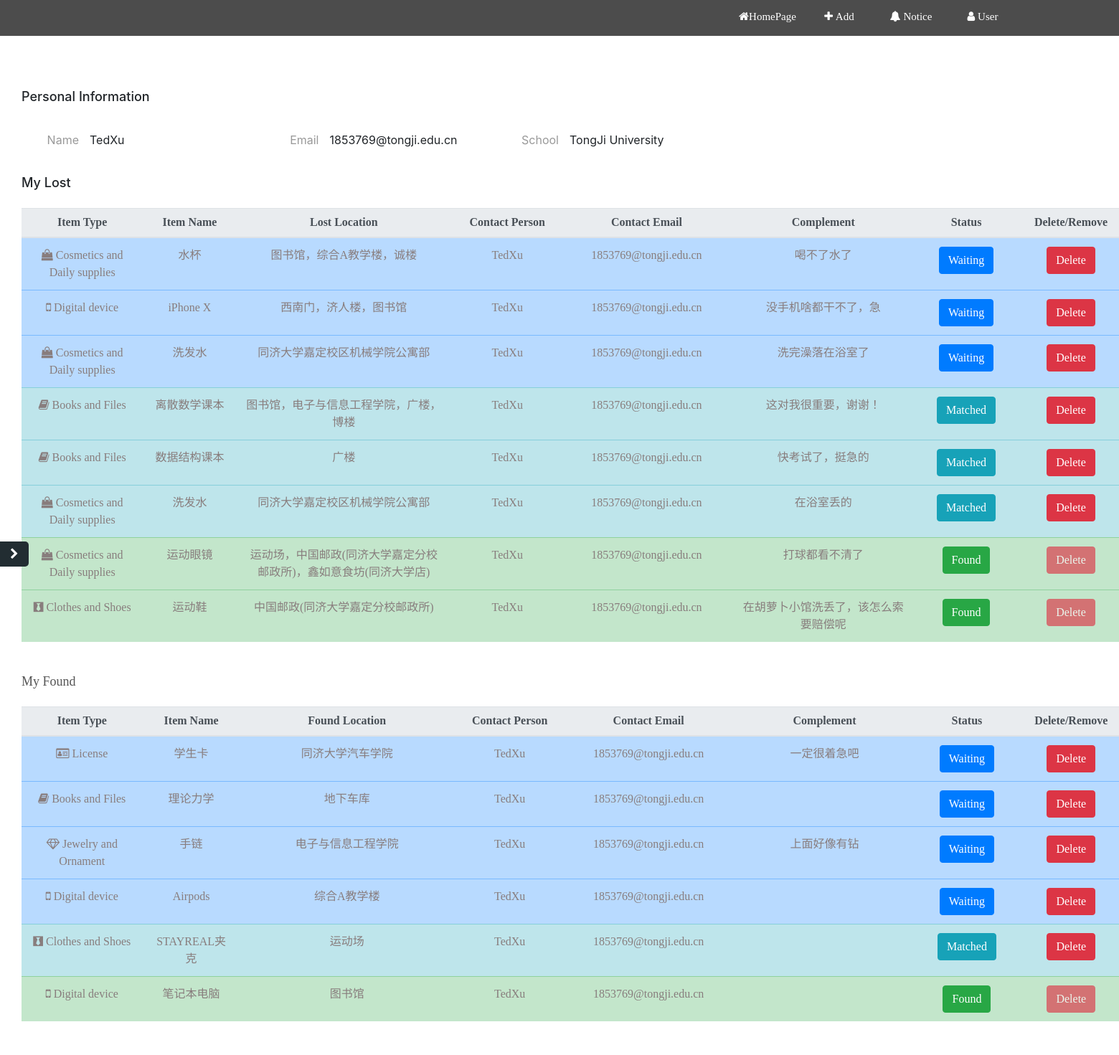
Screenshot of /personal_page (signed in) with the database file from the repository.
### app.py (models this page shows, shortened)
class Student(db.Model):
    id = db.Column(db.Integer, primary_key=True)
    name = db.Column(db.String(20))
    emailAddress = db.Column(db.String(40), unique=True)
    password = db.Column(db.String(20))
    lostThings = db.relationship('LostThing')
    pickThings = db.relationship('PickThing')

class LostThing(db.Model):
    __tablename__ = 'lostThing'
    id = db.Column(db.Integer, primary_key=True)
    type = db.Column(db.Integer)
    name = db.Column(db.String(20))
    lostDate = db.Column(db.Date)
    contactPerson = db.Column(db.String(20))
    contactEmail = db.Column(db.String(40))
    location = db.Column(db.String(200))
    complement = db.Column(db.String(100))
    status = db.Column(db.Integer)  # 0 for waiting; 1 for matched; 2 for found
    lostStudent_id = db.Column(db.Integer, db.ForeignKey('student.id'))
    match_pick_things = db.relationship('PickThing',
                                   secondary=match_table,
                                   back_populates='match_lost_things')
    confirm_pick_thing_id = db.Column(db.Integer)

class PickThing(db.Model):
    __tablename__ = 'pickThing'
    id = db.Column(db.Integer, primary_key=True)
    type = db.Column(db.Integer)
    name = db.Column(db.String(20))
    pickDate = db.Column(db.Date)
    contactPerson = db.Column(db.String(20))
    contactEmail = db.Column(db.String(40))
    location = db.Column(db.Integer)
    complement = db.Column(db.String(100))
    status = db.Column(db.Integer)  # 0 for waiting; 1 for matched; 2 for found
    pickStudent_id = db.Column(db.Integer, db.ForeignKey('student.id'))
    match_lost_things = db.relationship('LostThing',
                                        secondary=match_table,
                                        back_populates='match_pick_things')
    confirm_lost_thing_id = db.Column(db.Integer)

### app.py (the view)
@app.route('/personal_page')
def personal_page():
    if (not check_login()):
        return redirect(url_for('login'))
    student = Student.query.get(session['login_user'])
    personal_lost_things = student.lostThings
    personal_lost_things.sort(key=lambda thing:(thing.status, thing.id))
    personal_pick_things = student.pickThings
    personal_pick_things.sort(key=lambda thing: (thing.status, thing.id))
    return render_template('personal_page.html',
                           student=student,
                           personal_lost_things=personal_lost_things,
                           personal_pick_things=personal_pick_things,
                           convert_type=convert_type,
                           convert_location_to_txt=convert_location_to_txt,
                           str=str)

### app.py (called while the page is built)
def convert_type(num_type):
    type_dict = {1: 'License', 2: 'Digital device', 3: 'Jewelry and Ornament', 4: 'Cosmetics and Daily supplies', 5: 'Clothes and Shoes', 6: 'Books and Files'}
    return type_dict[num_type]

def convert_location_to_txt(location):
    locations = location.split(',')
    locations = [location.split('-')[-3] if len(location.split('-')) >= 3 else location.split('-')[-1]
                 for location in locations]
    return '，'.join(locations)

def check_login():
    if 'logged_in' not in session or not Student.query.get(session['login_user']):
        app.logger.info('fuck')
        return 0
    else:
        app.logger.info('shit')
        return 1

### templates/personal_page.html (shortened to what this page needs)
<!DOCTYPE html>
<html>
<head>
	<link href="../static/css/bootstrap.css" rel="stylesheet">
	<link rel="stylesheet" href="../static/css/font-awesome.css">
	<link href="../static/css/style1.css" rel="stylesheet">
</head>
<body>
	<div class="aside">
		<div class="keybtn">
			<i class="fa fa-chevron-right" aria-hidden="true"></i>
		</div>
	</div>
	<div class="topside">
		<div class="iconbox ic1 mr30"><i class="fa fa-user" aria-hidden="true" style="font-size: 15px;"> User</i>
		</div>
		<div class="iconbox ic2"><A href="{{ url_for('personal_page') }}"><i class="fa fa-bell" style="font-size: 15px;"> Notice</i></A></div>
		<div class="iconbox ic1 mr20"><i class="fa fa-plus" style="font-size: 15px;"> Add</i>
		</div>
		<div class="iconbox ic2"><A href="{{ url_for('index') }}"><i class="fa fa-home" style="font-size: 15px;">HomePage</i></A></div>
	</div>
	<div class="w-auto">
		<div class="main" style="width: 1600px;">
			<h3 class="tit">
				<span id="A0">Personal Information</span>
			</h3>
			<div class="content c1">
				<div class="hang"><span class="name">Name</span><span class="value">{{ student.name }}</span></div>
				<div class="hang"><span class="name">Email</span><span class="value">{{ student.emailAddress }}</span></div>
				<div class="hang"><span class="name">School</span><span class="value">TongJi University</span></div>
			</div>
			<h3 class="tit">
				<span id="A1">My Lost</span>
			</h3>
			<div class="box-content">
				<div class="box-content">
				<div class="box-content profile">
					<table class="table">
						<thead class="text-center thead-light">
							<tr>
								<th style="width: 130px;">Item Type</th>
								<th style="width: 100px;">Item Name</th>
								<th style="width: 230px;">Lost Location</th>
								<th style="width: 120px;">Contact Person</th>
								<th style="width: 150px;">Contact Email</th>
								<th style="width: 200px;">Complement</th>
								<th style="width: 100px;">Status</th>
								<th style="width: 100px;">Delete/Remove</th>
							</tr>
						</thead>
						<tbody class="text-center">
							{% for lost_thing in personal_lost_things %}
							<tr	id="lost_thing{{ lost_thing.id }}"
								{% if lost_thing.status == 0 %}
								class="table-primary"
								{% elif lost_thing.status == 1 %}
								class="table-info"
								{% else %}
							 	class="table-success"
								{% endif %}>
								<td>
									<i class="fa fa-
									{% if lost_thing.type == 1 %}
									fa-id-card-o
									{% elif lost_thing.type == 2 %}
									fa-mobile-phone
									{% elif lost_thing.type == 3 %}
									fa-diamond
									{% elif lost_thing.type == 4 %}
									fa-shopping-bag
									{% elif lost_thing.type == 5 %}
									fa-black-tie
									{% elif lost_thing.type == 6 %}
									fa-book
									{% endif %}
										">
									</i>
									{{ convert_type(lost_thing.type) }}
								</td>
								<td>{{ lost_thing.name }}</td>
								<td>{{ convert_location_to_txt(lost_thing.location) }}</td>
								<td>{{ lost_thing.contactPerson }}</td>
								<td>{{ lost_thing.contactEmail }}</td>
								<td>{{ lost_thing.complement }}</td>
								<td>
									{% if lost_thing.status == 0 %}
									<button type="button" class="btn btn-primary"
											data-toggle="popover"
											data-content="Sorry, we're trying to find it">
										Waiting
									</button>
									{% elif lost_thing.status == 1 %}
									<button class="btn btn-info"
											id="lost_thing{{ lost_thing.id }}"
											data-toggle="popover"
											data-content="Look down for more information">
										Matched
									</button>
									{% elif lost_thing.status == 2 %}
									<button class="btn btn-success"
											id="lost_thing{{ lost_thing.id }}"
											data-toggle="popover"
											data-content="Look down for more information">
										Found
									</button>
									{% endif %}
								</td>
								<td>
									<a href="{{ url_for('drop_lost_thing', id=lost_thing.id) }}">
										<button class="btn btn-danger"
												{% if lost_thing.status == 2 %}
												disabled="disabled"
												{% endif %}>
											Delete
										</button>
									</a>
								</td>
							</tr>
							{% endfor %}
						</tbody>
					</table>
				</div>
			</div>
			<h3 class="tit">
				<span id="A2">My Found</span>
			</h3>
			<div class="box-content">
				<div class="box-content profile">
					<table class="table">
						<thead class="text-center thead-light">
							<tr>
								<th style="width: 130px;">Item Type</th>
								<th style="width: 100px;">Item Name</th>
								<th style="width: 230px;">Found Location</th>
								<th style="width: 120px;">Contact Person</th>
								<th style="width: 150px;">Contact Email</th>
								<th style="width: 200px;">Complement</th>
								<th style="width: 100px;">Status</th>
								<th style="width: 100px;">Delete/Remove</th>
							</tr>
						</thead>
						<tbody class="text-center">
							{% for pick_thing in personal_pick_things %}
							<tr id="pick_thing{{ pick_thing.id }}"
								{% if pick_thing.status == 0 %}
								class="table-primary"
								{% elif pick_thing.status == 1 %}
								class="table-info"
								{% else %}
							 	class="table-success"
								{% endif %}>
								<td>
									<i class="fa fa-
									{% if pick_thing.type == 1 %}
									fa-id-card-o
									{% elif pick_thing.type == 2 %}
									fa-mobile-phone
									{% elif pick_thing.type == 3 %}
									fa-diamond
									{% elif pick_thing.type == 4 %}
									fa-shopping-bag
									{% elif pick_thing.type == 5 %}
									fa-black-tie
									{% elif pick_thing.type == 6 %}
									fa-book
									{% endif %}
										">
									</i>
									{{ convert_type(pick_thing.type) }}
								</td>
								<td>{{ pick_thing.name }}</td>
								<td>{{ convert_location_to_txt(pick_thing.location) }}</td>
								<td>{{ pick_thing.contactPerson }}</td>
								<td>{{ pick_thing.contactEmail }}</td>
								<td>{{ pick_thing.complement }}</td>
								<td>
									{% if pick_thing.status == 0 %}
									<button type="button" class="btn btn-primary"
											data-toggle="popover"
											data-content="Sorry, we're trying to find it">
										Waiting
									</button>
									{% elif pick_thing.status == 1 %}
									<button class="btn btn-info"
											id="pick_thing{{ pick_thing.id }}"
											data-toggle="popover"
											data-content="Look down for more information">
										Matched
									</button>
									{% elif pick_thing.status == 2 %}
									<button class="btn btn-success"
											id="pick_thing{{ pick_thing.id }}"
											data-toggle="popover"
											data-content="Look down for more information">
										Found
									</button>
									{% endif %}
									<td>
									<a href="{{ url_for('drop_pick_thing', id=pick_thing.id)}}">
										<button class="btn btn-danger"
												{% if pick_thing.status == 2 %}
												disabled="disabled"
												{% endif %}>
											Delete
										</button>
									</a>
								</td>
								</td>
							</tr>
							{% endfor %}
						</tbody>
					</table>
				</div>
			</div>
		</div>
	</div>
</body>
</html>

### static/css/style1.css (style rules this page uses)
* { margin:0;padding:0; }
body { background-image:url(../img/bg.jpg); background-size: cover; background-attachment: fixed; }
.aside { width:230px; height:100vh; background:#222D32; position:fixed; top:0px; left:0px; z-index:3; }
.keybtn { position:absolute; bottom:10px; left:230px; background:#222D32; border-radius:0px 5px 5px 0px; color:#fff; border-left:0px; outline:none; width:40px; height:35px; text-align:center; line-height:35px; }
.topside { background:rgba(0,0,0,0.7); height:50px; width:100%; position:fixed; top:0px; z-index:2; }
.iconbox { width:100px; height:60px; float:right; text-align:center; line-height:50px; color:#fff; font-size:24px; position:relative; margin-top: -5px; }
.mr30 { margin-right:140px; }
.main { width:1160px; height:auto; padding:30px; box-sizing:border-box; background:#fff; margin:30px auto; margin-top:70px; }
.main .tit { margin:20px 0; height:30px; line-height:30px; background-image:url(../images/2.jpg); background-repeat:repeat-x; background-position:left center; font-size:18px; }
.tit span { background:#fff; padding-right:10px; }
.c1 .hang { width:330px; line-height:30px; display:inline-block; padding: 10px; }
.hang .name { width:70px; color:#999; line-height:30px; display:inline-block; text-align:right; margin-right:15px; }
.box-content { background: white; color: #555; font-family: 'robotolight'; padding: 0px; margin-top: 10px; }
.profile { overflow: hidden; }
.text-center { text-align: center; }
.text-center > tr>th { text-align:center ; }
.text-center>tr>td { color:rgb(136, 125, 125); }
.table { width: 100%; max-width: 100%; margin-bottom: 20px; }
table { border-collapse: collapse; border-spacing: 0; }
.table>thead>tr>th { vertical-align: bottom; border-bottom: 2px solid #ddd; }
.table>thead>tr>th { padding: 8px; line-height: 1.42857143; }
th { display: table-cell; vertical-align: inherit; font-weight: bold; text-align: -internal-center; }
.ic2 a { color:white; }

### templates/personal_page.html (style rules this page uses)
body { background-image:url(../static/img/bg.jpg); background-size: cover; background-attachment: fixed; }

### rows the page displays
Student: name "TedXu", emailAddress "1853769@tongji.edu.cn"
LostThing: type "Cosmetics and Daily supplies", name "水杯", location "图书馆，综合A教学楼，诚楼", contactPerson "TedXu", contactEmail "1853769@tongji.edu.cn", complement "喝不了水了", status "Waiting"
LostThing: type "Digital device", name "iPhone X", location "西南门，济人楼，图书馆", contactPerson "TedXu", contactEmail "1853769@tongji.edu.cn", complement "没手机啥都干不了，急", status "Waiting"
LostThing: type "Cosmetics and Daily supplies", name "洗发水", location "同济大学嘉定校区机械学院公寓部", contactPerson "TedXu", contactEmail "1853769@tongji.edu.cn", complement "洗完澡落在浴室了", status "Waiting"
LostThing: type "Books and Files", name "离散数学课本", location "图书馆，电子与信息工程学院，广楼，博楼", contactPerson "TedXu", contactEmail "1853769@tongji.edu.cn", complement "这对我很重要，谢谢！"
LostThing: type "Books and Files", name "数据结构课本", location "广楼", contactPerson "TedXu", contactEmail "1853769@tongji.edu.cn", complement "快考试了，挺急的"
LostThing: type "Cosmetics and Daily supplies", name "洗发水", location "同济大学嘉定校区机械学院公寓部", contactPerson "TedXu", contactEmail "1853769@tongji.edu.cn", complement "在浴室丢的"
LostThing: type "Cosmetics and Daily supplies", name "运动眼镜", location "运动场，中国邮政(同济大学嘉定分校邮政所)，鑫如意食坊(同济大学店)", contactPerson "TedXu", contactEmail "1853769@tongji.edu.cn", complement "打球都看不清了"
LostThing: type "Clothes and Shoes", name "运动鞋", location "中国邮政(同济大学嘉定分校邮政所)", contactPerson "TedXu", contactEmail "1853769@tongji.edu.cn", complement "在胡萝卜小馆洗丢了，该怎么索要赔偿呢"
PickThing: type "License", name "学生卡", location "同济大学汽车学院", contactPerson "TedXu", contactEmail "1853769@tongji.edu.cn", complement "一定很着急吧", status "Waiting"
PickThing: type "Books and Files", name "理论力学", location "地下车库", contactPerson "TedXu", contactEmail "1853769@tongji.edu.cn", status "Waiting"
PickThing: type "Jewelry and Ornament", name "手链", location "电子与信息工程学院", contactPerson "TedXu", contactEmail "1853769@tongji.edu.cn", complement "上面好像有钻", status "Waiting"
PickThing: type "Digital device", name "Airpods", location "综合A教学楼", contactPerson "TedXu", contactEmail "1853769@tongji.edu.cn", status "Waiting"
PickThing: type "Clothes and Shoes", name "STAYREAL夹克", location "运动场", contactPerson "TedXu", contactEmail "1853769@tongji.edu.cn"
PickThing: type "Digital device", name "笔记本电脑", location "图书馆", contactPerson "TedXu", contactEmail "1853769@tongji.edu.cn"
